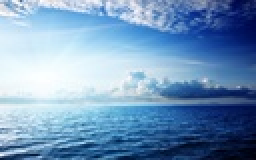
%> input picture ImageAnalysis/Askisi4/sea.jpg, 128 x 80 px, shrunk from 1920 x 1200 before the run (shown 2 times larger)
$ octave ChainCode.m   (GNU Octave 9; MATLAB toolbox functions it lacks are replaced by stand-ins)
%> lines starting %> are read from the running program, lines starting %| are printed output that depends on the picture
### ImageAnalysis/Askisi4/dif_chain_code.m
function dif=dif_chain_code(cc)
    [~,N]=size(cc);
    dif = zeros(N-1);
    for i=1:N-1
        dif(i)=mod((cc(i+1)-cc(i)),4);
    end
    dif(N)=mod((cc(1)-cc(end)),4);
end

### ImageAnalysis/Askisi4/chain_code.m
function [chain] = chain_code(Image)
% chain_code: Generate an 8 connected chain from an image
%
% input: an image path - should contain a single connected contour
% output: [Nx2] 8 connected chain of N coordinates
%

Image = Image(:,:,1);

% Get first connected component
[start_r,start_c] = find(Image,1,'first');

% As bwtraceboundary needs an intial direction, so choose the first one that works
if Image(logical(start_r+1),logical(start_c+1)) == 255
    dir = 'SE';
elseif Image(logical(start_r),logical(start_c+1)) == 255
    dir = 'E';
elseif Image(logical(start_r-1),logical(start_c+1)) == 255
    dir = 'NE';
elseif Image(logical(start_r-1),logical(start_c)) == 255
    dir = 'N';
elseif Image(logical(start_r-1),logical(start_c-1)) == 255
    dir = 'NW';
elseif Image(logical(start_r),logical(start_c-1)) == 255
    dir = 'W';
elseif Image(logical(start_r+1),logical(start_c-1)) == 255
    dir = 'SW';
elseif Image(logical(start_r+1),logical(start_c)) == 255
    dir = 'S';
else
    dir = 'W';
end

chain = bwtraceboundary(Image,[start_r,start_c],dir,8,Inf,'counterclockwise');

### ImageAnalysis/Askisi4/ChainCode.m
%% Taking the number of pixels from the image below

I = imread('sea.jpg');
%> I is the input picture: size 80x128x3 uint8; mean R, G, B 116.1, 151.7, 188.3
Igrayscale = rgb2gray(I);
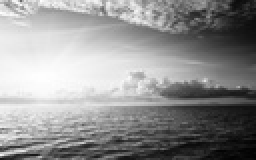
%> Igrayscale: size 80x128 uint8 (shown 2 times larger); min 1, max 255, mean 145.2
Icontour = imcontour(Igrayscale);
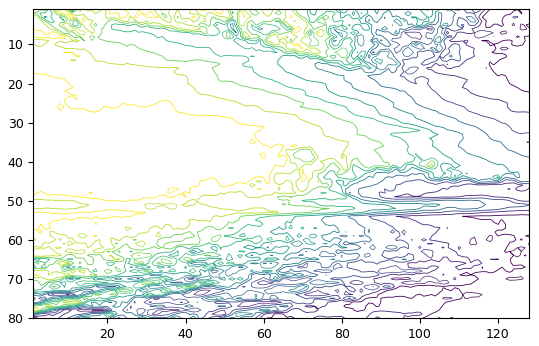
%> figure redrawn from the program's plot data
%Ipixels = [size(I) 2];

%% Chain Code

chainCode = chain_code(Icontour);

%% Differential Chain Code

difChainCode = dif_chain_code(chainCode);
